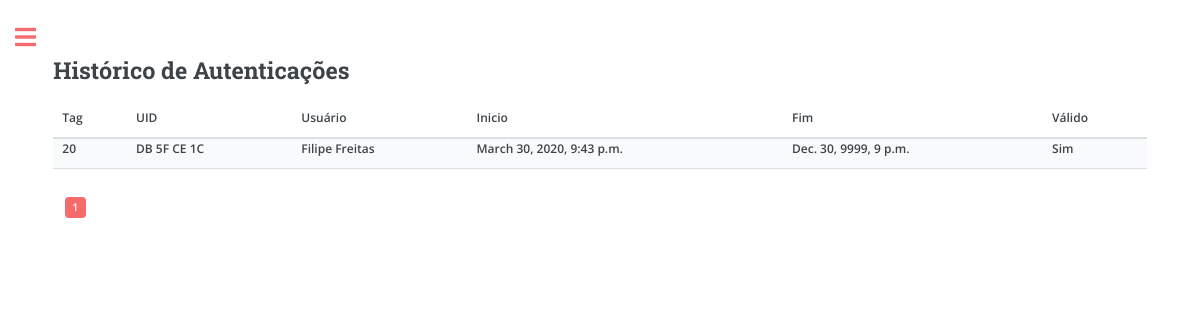
Screenshot of /view-assignment/1/ (signed in) with the database file from the repository.
### carauth/models.py (models this page shows, shortened)
class TagAssignment(models.Model):
    user = models.ForeignKey(User, on_delete=models.CASCADE)
    begin = models.DateTimeField()
    end = models.DateTimeField(default=datetime.datetime(9999, 12, 31, 0, 0, 0, 0, pytz.UTC))
    tag = models.ForeignKey(Tag, on_delete=models.CASCADE)
    def is_valid(self):
        return self.begin <= timezone.now() and (self.end >= timezone.now())

class Tag(models.Model):
    status = models.BooleanField()
    uid = models.CharField(max_length=20, default='00')

class User(models.Model):
    name = models.CharField(max_length=100)
    document = models.CharField(max_length=100, blank=True)
    annotations = models.TextField(blank=True)
    def __str__(self):
        return self.name

### carauth/views.py (the view)
# urls.py: path('view-assignment/<int:page>/', views.view_tag_assignments, name='view-assignments'),
@login_required
def view_tag_assignments(request, page):
    p = Paginator(TagAssignment.objects.all(), 2)
    return render(request, 'carauth/tag_assignments.html', {'tagass': p.page(page).object_list, 'page': page, 'page_range': p.page_range})

### carauth/templates/carauth/tag_assignments.html (shortened to what this page needs)
{% extends 'carauth/base.html' %}
{% block 'body' %}
<h2>Histórico de Autenticações</h2>
<div class="table-wrapper">
	<table>
		<thead>
			<tr>
				<th>Tag</th>
				<th>UID</th>
				<th>Usuário</th>
				<th>Inicio</th>
				<th>Fim</th>
				<th>Válido</th>
			</tr>
		</thead>
		<tbody>
			{% for tagas in tagass %}
				<tr>
					<th>{{ tagas.tag.id }}</th>
					<th>{{ tagas.tag.uid }}</th>
					<th>{{ tagas.user }}</th>
					<th>{{ tagas.begin }}</th>
					<th>{{ tagas.end }}</th>
					{% if tagas.is_valid %}
					<th>Sim</th>
					{% else %}
					<th>Não</th>
					{% endif %}
				</tr>
			{% endfor %}
		</tbody>
	</table>
</div>
<ul class="pagination">
	{% for p in page_range %}
	{% if p == page %}
	<li><a href="{% url 'view-assignments' page=p %}" class="page active"> {{ p }} </a></li>
	{% else %}
	<li><a href="{% url 'view-assignments' page=p %}" class="page">{{ p }}</a></li>
	{% endif %}
	{% endfor %}
</ul>
{% endblock %}

### static/carauth/assets/css/main.css (style rules this page uses)
html, body, div, span, applet, object, iframe, h1, h2, h3, h4, h5, h6, p, blockquote, pre, a, abbr, acronym, address, big, cite, code, del, dfn, em, img, ins, kbd, q, s, samp, small, strike, strong, sub, sup, tt, var, b, u, i, center, dl, dt, dd, ol, ul, li, fieldset, form, label, legend, table, caption, tbody, tfoot, thead, tr, th, td, article, aside, canvas, details, embed, figure, figcaption, footer, header, hgroup, menu, nav, output, ruby, section, summary, time, mark, audio, video { margin: 0; padding: 0; border: 0; font-size: 100%; font: inherit; vertical-align: baseline; }
body { line-height: 1; }
ol, ul { list-style: none; }
table { border-collapse: collapse; border-spacing: 0; }
body { -webkit-text-size-adjust: none; }
body { -ms-overflow-style: scrollbar; }
html { box-sizing: border-box; }
*, *:before, *:after { box-sizing: inherit; }
body { background: #ffffff; }
body, input, select, textarea { color: #7f888f; font-family: "Open Sans", sans-serif; font-size: 13pt; font-weight: 400; line-height: 1.65; }
@media screen and (max-width: 1680px) { body, input, select, textarea { font-size: 11pt; } }
@media screen and (max-width: 1280px) { body, input, select, textarea { font-size: 10pt; } }
a { -moz-transition: color 0.2s ease-in-out, border-bottom-color 0.2s ease-in-out; -webkit-transition: color 0.2s ease-in-out, border-bottom-color 0.2s ease-in-out; -ms-transition: color 0.2s ease-in-out, border-bottom-color 0.2s ease-in-out; transition: color 0.2s ease-in-out, border-bottom-color 0.2s ease-in-out; border-bottom: dotted 1px; color: #f56a6a; text-decoration: none; }
h1, h2, h3, h4, h5, h6 { color: #3d4449; font-family: "Roboto Slab", serif; font-weight: 700; line-height: 1.5; margin: 0 0 1em 0; }
h2 { font-size: 1.75em; }
ul { list-style: disc; margin: 0 0 2em 0; padding-left: 1em; }
ul li { padding-left: 0.5em; }
ul.pagination { cursor: default; list-style: none; padding-left: 0; }
ul.pagination li { display: inline-block; padding-left: 0; vertical-align: middle; }
ul.pagination li > .page { -moz-transition: background-color 0.2s ease-in-out, color 0.2s ease-in-out; -webkit-transition: background-color 0.2s ease-in-out, color 0.2s ease-in-out; -ms-transition: background-color 0.2s ease-in-out, color 0.2s ease-in-out; transition: background-color 0.2s ease-in-out, color 0.2s ease-in-out; border-bottom: 0; border-radius: 0.375em; display: inline-block; font-size: 0.8em; font-weight: 600; height: 2em; line-height: 2em; margin: 0 0.125em; min-width: 2em; padding: 0 0.5em; text-align: center; }
ul.pagination li > .page.active { background-color: #f56a6a; color: #ffffff !important; }
ul.pagination li:first-child { padding-right: 0.75em; }
ul.pagination li:last-child { padding-left: 0.75em; }
.table-wrapper { -webkit-overflow-scrolling: touch; overflow-x: auto; }
table { margin: 0 0 2em 0; width: 100%; }
table tbody tr { border: solid 1px rgba(210, 215, 217, 0.75); border-left: 0; border-right: 0; }
table tbody tr:nth-child(2n + 1) { background-color: rgba(230, 235, 237, 0.25); }
table th { color: #3d4449; font-size: 0.9em; font-weight: 600; padding: 0 0.75em 0.75em 0.75em; text-align: left; }
table thead { border-bottom: solid 2px rgba(210, 215, 217, 0.75); }

### rows the page displays
TagAssignment: tag.id "20", tag.uid "DB 5F CE 1C", user "Filipe Freitas", begin "March 30, 2020, 9:43 p.m.", end "Dec. 30, 9999, 9 p.m.", shows "Sim"

### other values shown
{{ p }} "1"
